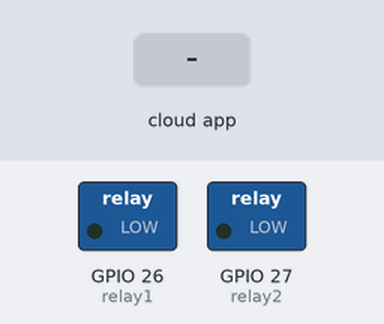
Bench run of a sketch on a simulated ESP32. Parts: switched loads named in the sketch (green lamp = pin HIGH). The test bench sets the inputs (shaded band). WiFi joins after 1.5 s; servers stay silent unless stated; network time is answered at once with the bench clock; the local clock reads 2024-03-15 10:24:30 at power-on unless the sketch sets it; the Firebase database answers and starts empty; what the sketch prints to the serial monitor is not drawn.

Above: at 0.1 s.
At 2.7 s:
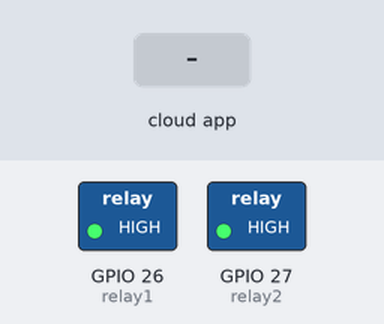
2.8 s: the phone or cloud app sets start to 1
At 3.6 s:
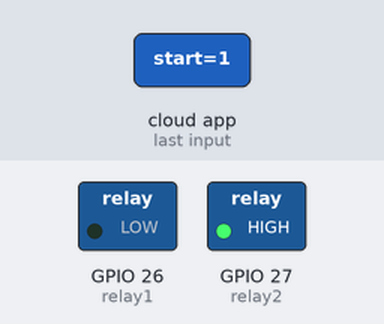
Timing chart, 0 to 5.8 s (numbered marks = the images above; inputs shaded):
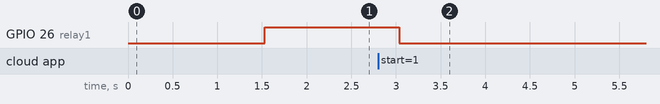

The sketch:

TouchRead.ino
```cpp
#include <Arduino.h>
#include <WiFi.h>
#include <WebServer.h>
#include <ArduinoJson.h>
#include <FreeRTOS.h>
#include <NTPClient.h>
#include <WiFiUdp.h>
#include "FirebaseESP32.h"

#define FIREBASE_HOST "https://smartfarm-8f5f5-default-rtdb.asia-southeast1.firebasedatabase.app/"
#define FIREBASE_AUTH "wKxF63iHXDA6zZCSvqtCzJ1z1xwy4QL57fATQftp"

FirebaseData firebasedata;
FirebaseJson json;

const char *SSID = "TUAN PHONG";
const char *PWD = "88091199";

const char *SSIDAP = "ESP32";
const char *PWDAP = "12345678";

const int relay1 = 26;
const int relay2 = 27;

String test;
WiFiUDP ntpUDP;
NTPClient timeClient(ntpUDP);

String formattedDate;
String dayStamp;
String timeStamp;

WebServer server(80);

// JSON data buffer
StaticJsonDocument<250> jsonDocument;
char buffer[250];

// env variable
float humidity;

void connectToWiFi() {
  Serial.print("Connecting to ");
  Serial.println(SSID);

  WiFi.begin(SSID, PWD);

  while (WiFi.status() != WL_CONNECTED) {
    Serial.print(".");
    delay(500);
    // we can even make the ESP32 to sleep
  }

  Serial.print("Connected. IP: ");
  Serial.println(WiFi.localIP());
}

void create_json(char *tag, float value, char *unit) {
  jsonDocument.clear();
  jsonDocument["type"] = tag;
  jsonDocument["value"] = value;
  jsonDocument["unit"] = unit;
  serializeJson(jsonDocument, buffer);
  Serial.println("Buffer:");
  Serial.println(buffer);
}

void add_json_object(char *tag, float value, char *unit) {
  JsonObject obj = jsonDocument.createNestedObject();
  obj["type"] = tag;
  obj["value"] = value;
  obj["unit"] = unit;
}

void handlePost() {
  if (server.hasArg("plain") == false) {
    //handle error here
  }

  String body = server.arg("plain");
  Serial.println(body);
  deserializeJson(jsonDocument, body);

  // Get RGB components
  String timeValue = jsonDocument["ssid"];
  Serial.println(timeValue);
  delay(30);
  // Respond to the client
  server.send(200, "application/json", "{}");
}

// setup API resources
void setup_routing() {
  server.on("/setwifi", HTTP_POST, handlePost);
  // start server
  server.begin();
}

void setup() {
  Serial.begin(115200);
  connectToWiFi();
  Serial.print("Setting AP mode");
  WiFi.softAP(SSIDAP, PWDAP);
  IPAddress IP = WiFi.softAPIP(); //mặc định là 192.168.4.1
  Serial.print("AP IP address: ");
  Serial.println(IP);
  Firebase.begin(FIREBASE_HOST,FIREBASE_AUTH);
  Firebase.reconnectWiFi(true);
  timeClient.begin();
  timeClient.setTimeOffset(25200);
  timeClient.forceUpdate();
  while(!timeClient.update()) {
  timeClient.forceUpdate();
  }

  pinMode(relay1, OUTPUT);
  pinMode(relay2, OUTPUT);
  // Set outputs to LOW
  digitalWrite(relay1, HIGH);
  digitalWrite(relay2, HIGH);
  setup_routing();
}

void loop() {
  formattedDate = timeClient.getFormattedDate();
  int splitT = formattedDate.indexOf("T");
  dayStamp = formattedDate.substring(0, splitT);
  timeStamp = formattedDate.substring(splitT+1, formattedDate.length()-1);
  Firebase.getInt(firebasedata,"/"+dayStamp+"/"+timeStamp);
  int result = firebasedata.intData();
  Serial.print(result);
  if(result == 1){
    digitalWrite(relay1, LOW);
    Firebase.setInt(firebasedata,"Status",1);
  }
  if(result == 2){
    digitalWrite(relay1, HIGH);
    Firebase.setInt(firebasedata,"Status",0);
  }
  Firebase.getInt(firebasedata,"start");
  int start = firebasedata.intData();
  if(start == 1){
    digitalWrite(relay1, LOW);
    Firebase.setInt(firebasedata,"start",0);
    Firebase.setInt(firebasedata,"Status",1);
  }
  if(start == 2){
    digitalWrite(relay1, HIGH);
    Firebase.setInt(firebasedata,"start",0);
    Firebase.setInt(firebasedata,"Status",0);
  }
  server.handleClient();
}
```

Measured:
- after the input at 2.8 s, GPIO 26 (relay1): HIGH → LOW after 0.23 s
